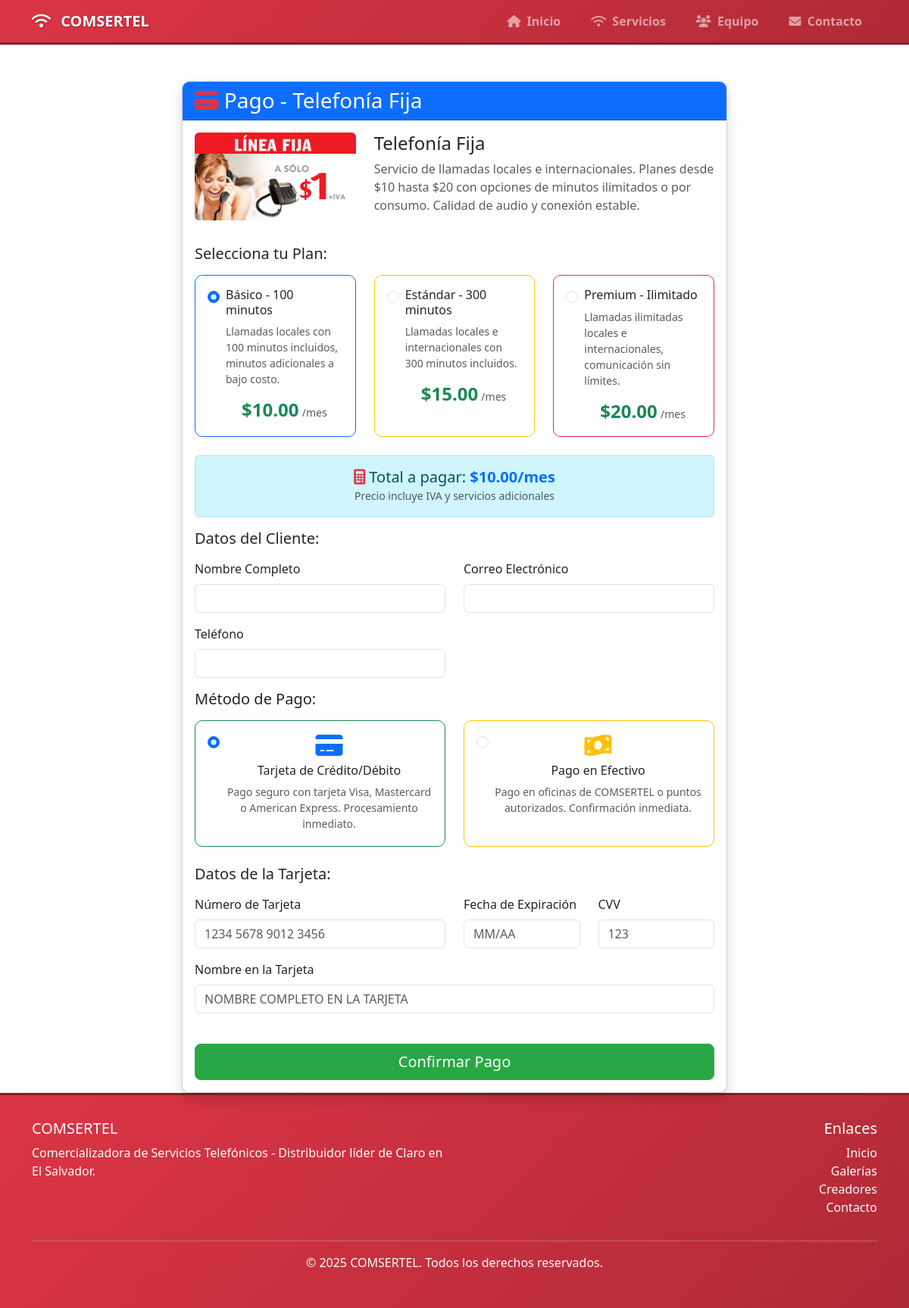
Page /pago/3 on the committed database.
### app.py (models this page shows)
class Producto(db.Model):
    id = db.Column(db.Integer, primary_key=True)
    nombre = db.Column(db.String(100), nullable=False)
    descripcion = db.Column(db.Text, nullable=False)
    imagen = db.Column(db.String(200), nullable=False)
    plan_basico = db.Column(db.String(100), nullable=False)
    precio_basico = db.Column(db.Float, nullable=False)
    plan_estandar = db.Column(db.String(100), nullable=False)
    precio_estandar = db.Column(db.Float, nullable=False)
    plan_premium = db.Column(db.String(100), nullable=False)
    precio_premium = db.Column(db.Float, nullable=False)

### app.py (the view, shortened to what this page needs)
@app.route('/pago/<int:producto_id>', methods=['GET', 'POST'])
def pago(producto_id):
    producto = Producto.query.get_or_404(producto_id)
    form = PagoForm()
    return render_template('pago.html', producto=producto, form=form)

### app.py
class PagoForm(FlaskForm):
    nombre = StringField('Nombre Completo', validators=[DataRequired()])
    email = StringField('Correo Electrónico', validators=[DataRequired()])
    telefono = StringField('Teléfono', validators=[DataRequired()])
    plan = StringField('Plan Seleccionado', validators=[DataRequired()])
    metodo_pago = StringField('Método de Pago', validators=[DataRequired()])
    numero_tarjeta = StringField('Número de Tarjeta')
    fecha_expiracion = StringField('Fecha de Expiración')
    cvv = StringField('CVV')
    nombre_tarjeta = StringField('Nombre en la Tarjeta')
    submit = SubmitField('Confirmar Pago')

### templates/pago.html (shortened to what this page needs)
{% extends "base.html" %}
{% block content %}
<div class="container mt-5">
    <div class="row justify-content-center">
        <div class="col-lg-8">
            <div class="card shadow">
                <div class="card-header bg-primary text-white">
                    <h3 class="card-title mb-0">
                        <i class="fas fa-credit-card"></i> Pago - {{ producto.nombre }}
                    </h3>
                </div>
                <div class="card-body">
                    <div class="row mb-4">
                        <div class="col-md-4">
                            <img src="{{ url_for('static', filename=producto.imagen) }}" class="img-fluid rounded" alt="{{ producto.nombre }}">
                        </div>
                        <div class="col-md-8">
                            <h4>{{ producto.nombre }}</h4>
                            <p class="text-muted">{{ producto.descripcion }}</p>
                        </div>
                    </div>
                    <h5 class="mb-3">Selecciona tu Plan:</h5>
                    <div class="row mb-4">
                        <div class="col-md-4">
                            <div class="card h-100 border-primary">
                                <div class="card-body">
                                    <div class="form-check">
                                        <input class="form-check-input" type="radio" name="plan" id="basico" value="basico" checked>
                                        <label class="form-check-label" for="basico">
                                            <h6 class="card-title">{{ producto.plan_basico }}</h6>
                                            <p class="card-text small text-muted">
                                                {% if "Internet" in producto.nombre %}
                                                    Plan básico ideal para navegación básica, redes sociales y streaming en calidad estándar.
                                                {% elif "Televisión" in producto.nombre %}
                                                    Acceso a canales locales e internacionales básicos con calidad SD.
                                                {% elif "Telefonía" in producto.nombre %}
                                                    Llamadas locales con 100 minutos incluidos, minutos adicionales a bajo costo.
                                                {% elif "Triple Play" in producto.nombre %}
                                                    Internet básico + TV básica + 100 minutos de teléfono, paquete completo para el hogar.
                                                {% elif "Internet + TV" in producto.nombre %}
                                                    Internet básico + TV básica, perfecto para entretenimiento familiar.
                                                {% else %}
                                                    Internet básico + 100 minutos de teléfono, comunicación esencial para el hogar.
                                                {% endif %}
                                            </p>
                                            <div class="text-center">
                                                <span class="h4 text-success fw-bold">${{ "%.2f"|format(producto.precio_basico) }}</span>
                                                <small class="text-muted">/mes</small>
                                            </div>
                                        </label>
                                    </div>
                                </div>
                            </div>
                        </div>
                        <div class="col-md-4">
                            <div class="card h-100 border-warning">
                                <div class="card-body">
                                    <div class="form-check">
                                        <input class="form-check-input" type="radio" name="plan" id="estandar" value="estandar">
                                        <label class="form-check-label" for="estandar">
                                            <h6 class="card-title">{{ producto.plan_estandar }}</h6>
                                            <p class="card-text small text-muted">
                                                {% if "Internet" in producto.nombre %}
                                                    Plan estándar para trabajo remoto, gaming y streaming en HD.
                                                {% elif "Televisión" in producto.nombre %}
                                                    Amplia variedad de canales incluyendo deportes y películas en HD.
                                                {% elif "Telefonía" in producto.nombre %}
                                                    Llamadas locales e internacionales con 300 minutos incluidos.
                                                {% elif "Triple Play" in producto.nombre %}
                                                    Internet estándar + TV ampliada + 300 minutos de teléfono, máxima conectividad.
                                                {% elif "Internet + TV" in producto.nombre %}
                                                    Internet estándar + TV ampliada, entretenimiento premium para la familia.
                                                {% else %}
                                                    Internet estándar + 300 minutos de teléfono, comunicación avanzada.
                                                {% endif %}
                                            </p>
                                            <div class="text-center">
                                                <span class="h4 text-success fw-bold">${{ "%.2f"|format(producto.precio_estandar) }}</span>
                                                <small class="text-muted">/mes</small>
                                            </div>
                                        </label>
                                    </div>
                                </div>
                            </div>
                        </div>
                        <div class="col-md-4">
                            <div class="card h-100 border-danger">
                                <div class="card-body">
                                    <div class="form-check">
                                        <input class="form-check-input" type="radio" name="plan" id="premium" value="premium">
                                        <label class="form-check-label" for="premium">
                                            <h6 class="card-title">{{ producto.plan_premium }}</h6>
                                            <p class="card-text small text-muted">
                                                {% if "Internet" in producto.nombre %}
                                                    Máxima velocidad para múltiples dispositivos, 4K streaming y gaming profesional.
                                                {% elif "Televisión" in producto.nombre %}
                                                    Todos los canales disponibles incluyendo premium y 4K, experiencia completa.
                                                {% elif "Telefonía" in producto.nombre %}
                                                    Llamadas ilimitadas locales e internacionales, comunicación sin límites.
                                                {% elif "Triple Play" in producto.nombre %}
                                                    Internet premium + TV completa + teléfono ilimitado, experiencia total.
                                                {% elif "Internet + TV" in producto.nombre %}
                                                    Internet premium + TV completa, entretenimiento de máxima calidad.
                                                {% else %}
                                                    Internet premium + teléfono ilimitado, conectividad ilimitada.
                                                {% endif %}
                                            </p>
                                            <div class="text-center">
                                                <span class="h4 text-success fw-bold">${{ "%.2f"|format(producto.precio_premium) }}</span>
                                                <small class="text-muted">/mes</small>
                                            </div>
                                        </label>
                                    </div>
                                </div>
                            </div>
                        </div>
                    </div>
                    <div class="alert alert-info text-center" id="precio-total">
                        <h5 class="mb-0">
                            <i class="fas fa-calculator"></i>
                            Total a pagar: <strong class="text-primary">$<span id="total">20.00</span>/mes</strong>
                        </h5>
                        <small class="text-muted">Precio incluye IVA y servicios adicionales</small>
                    </div>
                    <form method="POST">
                        <h5 class="mb-3">Datos del Cliente:</h5>
                        <div class="row">
                            <div class="col-md-6 mb-3">
                                {{ form.nombre.label(class="form-label") }}
                                {{ form.nombre(class="form-control") }}
                            </div>
                            <div class="col-md-6 mb-3">
                                {{ form.email.label(class="form-label") }}
                                {{ form.email(class="form-control") }}
                            </div>
                        </div>
                        <div class="row">
                            <div class="col-md-6 mb-3">
                                {{ form.telefono.label(class="form-label") }}
                                {{ form.telefono(class="form-control") }}
                            </div>
                        </div>
                        <h5 class="mb-3">Método de Pago:</h5>
                        <div class="row mb-4">
                            <div class="col-md-6">
                                <div class="card h-100 border-success">
                                    <div class="card-body text-center">
                                        <div class="form-check">
                                            <input class="form-check-input" type="radio" name="metodo_pago" id="tarjeta" value="tarjeta" checked>
                                            <label class="form-check-label" for="tarjeta">
                                                <i class="fas fa-credit-card fa-2x text-primary mb-2"></i>
                                                <h6 class="card-title">Tarjeta de Crédito/Débito</h6>
                                                <p class="card-text small text-muted">
                                                    Pago seguro con tarjeta Visa, Mastercard o American Express. Procesamiento inmediato.
                                                </p>
                                            </label>
                                        </div>
                                    </div>
                                </div>
                            </div>
                            <div class="col-md-6">
                                <div class="card h-100 border-warning">
                                    <div class="card-body text-center">
                                        <div class="form-check">
                                            <input class="form-check-input" type="radio" name="metodo_pago" id="efectivo" value="efectivo">
                                            <label class="form-check-label" for="efectivo">
                                                <i class="fas fa-money-bill-wave fa-2x text-warning mb-2"></i>
                                                <h6 class="card-title">Pago en Efectivo</h6>
                                                <p class="card-text small text-muted">
                                                    Pago en oficinas de COMSERTEL o puntos autorizados. Confirmación inmediata.
                                                </p>
                                            </label>
                                        </div>
                                    </div>
                                </div>
                            </div>
                        </div>
                        <div id="campos-tarjeta" class="mb-4" style="display: block;">
                            <h5 class="mb-3">Datos de la Tarjeta:</h5>
                            <div class="row">
                                <div class="col-md-6 mb-3">
                                    {{ form.numero_tarjeta.label(class="form-label") }}
                                    {{ form.numero_tarjeta(class="form-control", placeholder="1234 5678 9012 3456") }}
                                </div>
                                <div class="col-md-3 mb-3">
                                    {{ form.fecha_expiracion.label(class="form-label") }}
                                    {{ form.fecha_expiracion(class="form-control", placeholder="MM/AA") }}
                                </div>
                                <div class="col-md-3 mb-3">
                                    {{ form.cvv.label(class="form-label") }}
                                    {{ form.cvv(class="form-control", placeholder="123") }}
                                </div>
                            </div>
                            <div class="row">
                                <div class="col-md-12 mb-3">
                                    {{ form.nombre_tarjeta.label(class="form-label") }}
                                    {{ form.nombre_tarjeta(class="form-control", placeholder="NOMBRE COMPLETO EN LA TARJETA") }}
                                </div>
                            </div>
                        </div>
                        <div class="d-grid">
                            {{ form.submit(class="btn btn-success btn-lg") }}
                        </div>
                    </form>
                </div>
            </div>
        </div>
    </div>
</div>
{% endblock %}

### templates/base.html (style rules this page uses)
.btn-success { background-color: #28a745; border-color: #28a745; }
.card { border-radius: 10px; overflow: hidden; }
.card .fas { color: #dc3545; }

### rows in the picture
Producto: nombre "Telefonía Fija", imagen (picture), descripcion "Servicio de llamadas locales e internacionales. Planes desde $10 hasta $20 con opciones de minutos ilimitados o por consumo. Calidad de audio y conexión estable.", plan_basico "Básico - 100 minutos", precio_basico "10.00", plan_estandar "Estándar - 300 minutos", precio_estandar "15.00", plan_premium "Premium - Ilimitado", precio_premium "20.00"
